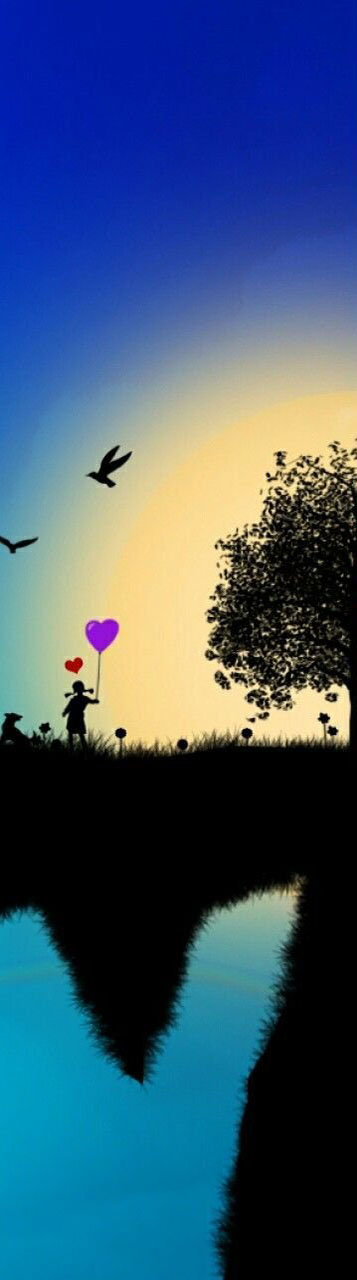
#> input picture lab3/left.jpg, 357 x 1280 px
$ python main.py out left.jpg right.jpg
#> lines starting #> are read from the running program, lines starting #| are printed output that depends on the picture
import argparse
import cv2
import matplotlib.pyplot as plt

def arg_parser():
    """
    Создаёт парсер с аргументами, содержащими пути изображений и папки

    cmd : парсер содержащий аргументы с командной строки

    """
    cmd = argparse.ArgumentParser(description = "images")
    cmd.add_argument('folder_for_save', type=str , help="folder for communuication with image")
    cmd.add_argument('left_img', type=str , help="left image for split")
    cmd.add_argument('right_img', type=str , help="right image for split")
    return cmd.parse_args()

def get_img(directory:str):
    """
    Возвращает изображение по указанной директории

    directoty : директория возвращаемого изображения
    """
#> called with directory = 'left.jpg'
    image = cv2.imread(directory)
#> image is the input picture: shape (1280, 357, 3); mean B, G, R 113.8, 85.8, 57.9
#> call 2 of get_img, with directory = 'right.jpg'
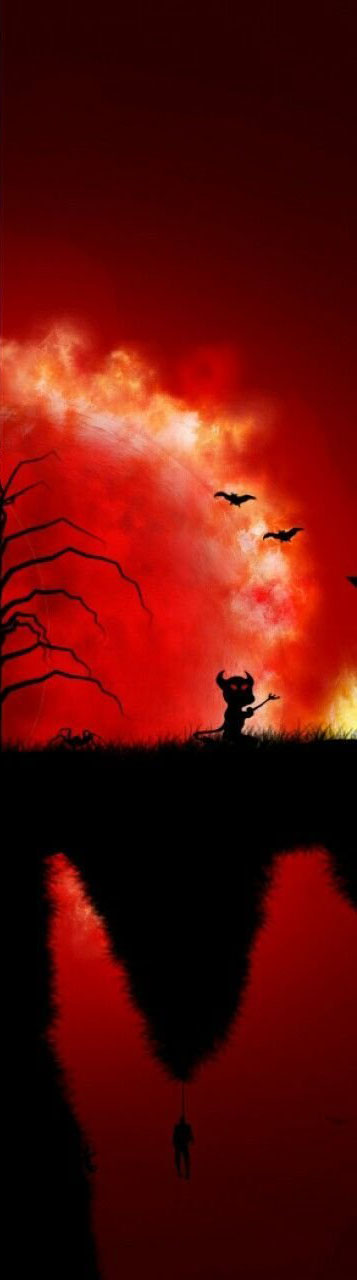
#> input picture lab3/right.jpg, 357 x 1280 px
#> in get_img, image is the input picture: shape (1280, 357, 3); mean B, G, R 8.5, 13.3, 94.2
    if image is None:
        print(f"Error get")
        return None
    return image

def size_img(image):
    """
    возвращает размеры(высоту и ширину) изображения

    image : изображение, которое используется для возрвращения высоты и ширины
    """
    height, width = image.shape[:2]
#> height = 1280; width = 357
#| Size image(1280, 357)
    return height, width

def plot_histogram(image):
    image = cv2.cvtColor(image, cv2.COLOR_BGR2RGB)
    colors = ('r', 'g', 'b')
    plt.figure(figsize=(16, 9))

    for i, color in enumerate(colors):
        hist = cv2.calcHist([image], [i], None, [256], [0, 256])
        plt.plot(hist, color=color)
        plt.xlim([0, 256])

    plt.title('Histogram')
    plt.xlabel('Bright')
    plt.ylabel('Count pixels')
    plt.legend(['Red', 'Green', 'Blue'])

    plt.show()
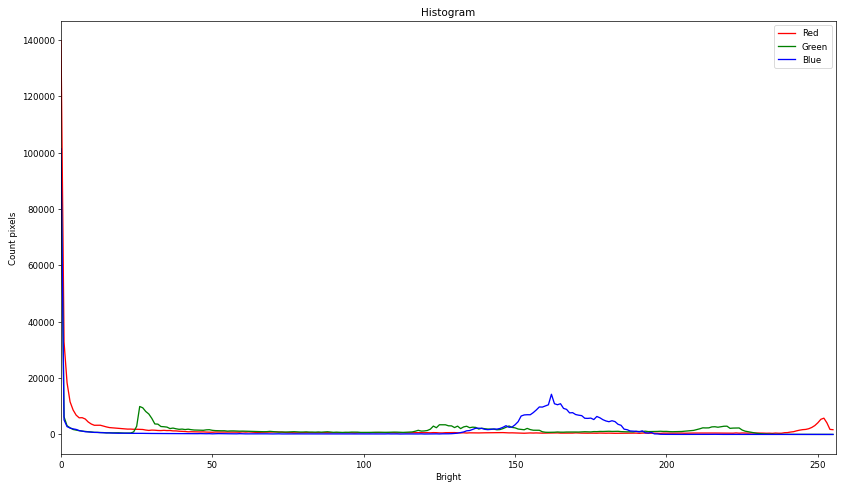
#> figure drawn by matplotlib, 1 panel; curve peaks at x = 0, y = 139806; curve peaks at x = 0, y = 97220; curve peaks at x = 0, y = 101400

def split_img(img_left, img_right):
    """
    объединяет два изображения в одно по горизонтали

    img_left , img_right : изображения, которые соединяются в одно изображение
    """
    return cv2.hconcat([img_left, img_right])
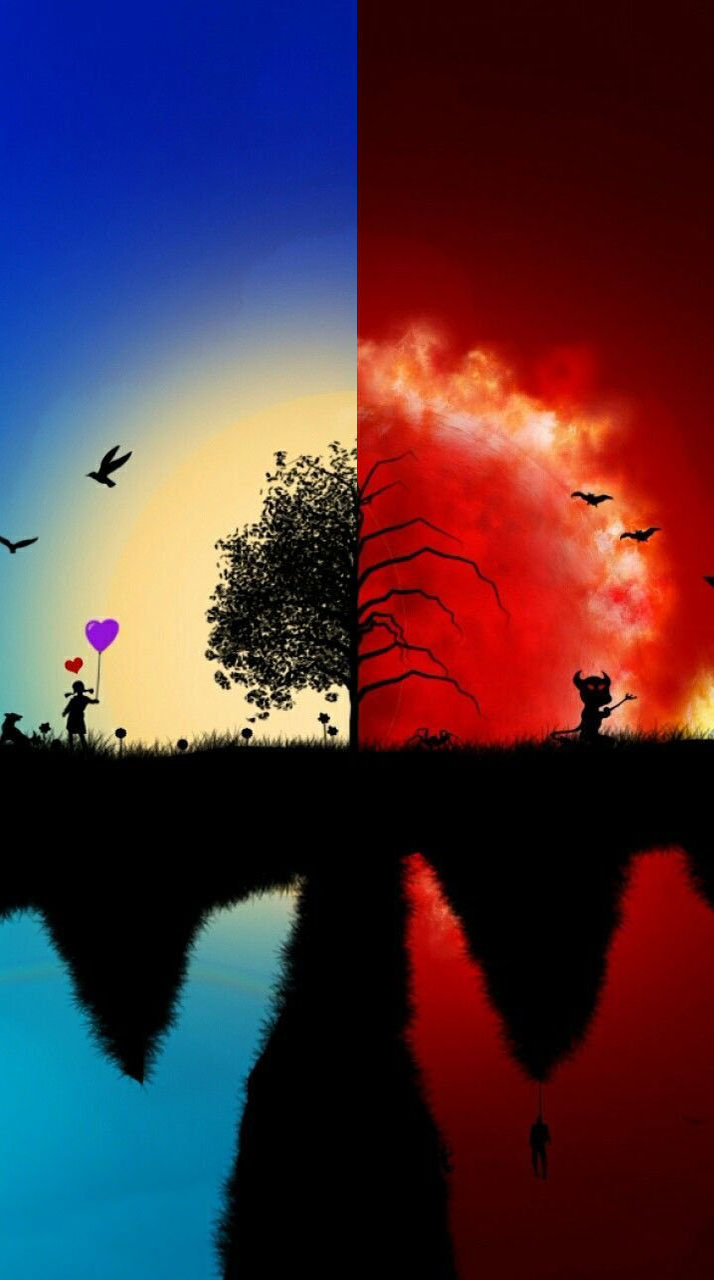
#> returned value: shape (1280, 714, 3); mean of channels 0, 1, 2 61.1, 49.6, 76.1; drawn as B, G, R

def print_img(img_left, img_right, split_img):
    """
    Создаёт сетку(1 строка, 3 столбца) и выгружает в неё изображения в соответствующую ячейку

    img_left , img_right : изображения, которые соединяются в одно изображение
    split_img : изображение, полученное путём соединения из двух
    """
    plt.figure(figsize=(16, 9))

    plt.subplot(1, 3, 1)
    plt.imshow(cv2.cvtColor(img_left, cv2.COLOR_BGR2RGB))
    plt.title('left')
    plt.axis('off')

    plt.subplot(1, 3, 2)
    plt.imshow(cv2.cvtColor(img_right, cv2.COLOR_BGR2RGB))
    plt.title('right')
    plt.axis('off')

    plt.subplot(1, 3, 3)
    plt.imshow(cv2.cvtColor(split_img, cv2.COLOR_BGR2RGB))
    plt.title('result')
    plt.axis('off')

    plt.show()
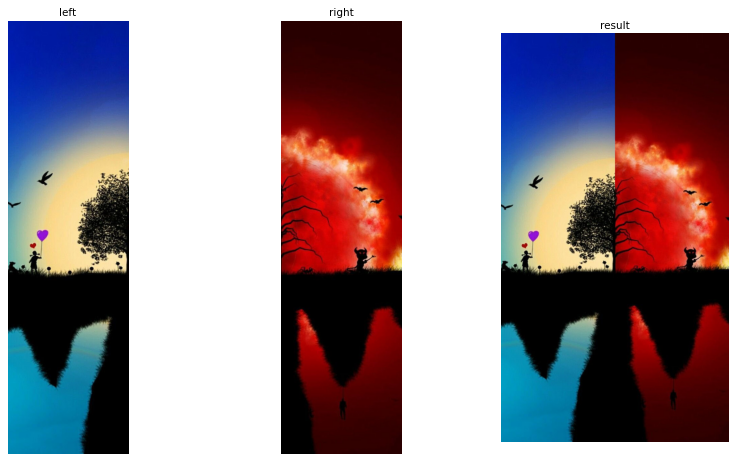
#> figure drawn by matplotlib, 3 panels

def save_img(image, folder_for_save):
    """
    Сохраняет изображение по указанной директории

    image : сохраняемое изображение
    folder_for_save : директория для сохранения изображения
    """
    cv2.imwrite(f'{folder_for_save}/result.jpg', image)

def main():
    cmd = arg_parser()

    left_image = get_img(cmd.left_img)
    right_image = get_img(cmd.right_img)

    print(f"Size image{size_img(left_image)}")

    plot_histogram(left_image)

    result = split_img(left_image, right_image)

    print_img(left_image, right_image, result )

    save_img(result, cmd.folder_for_save)

if __name__ == "__main__":
    main()
